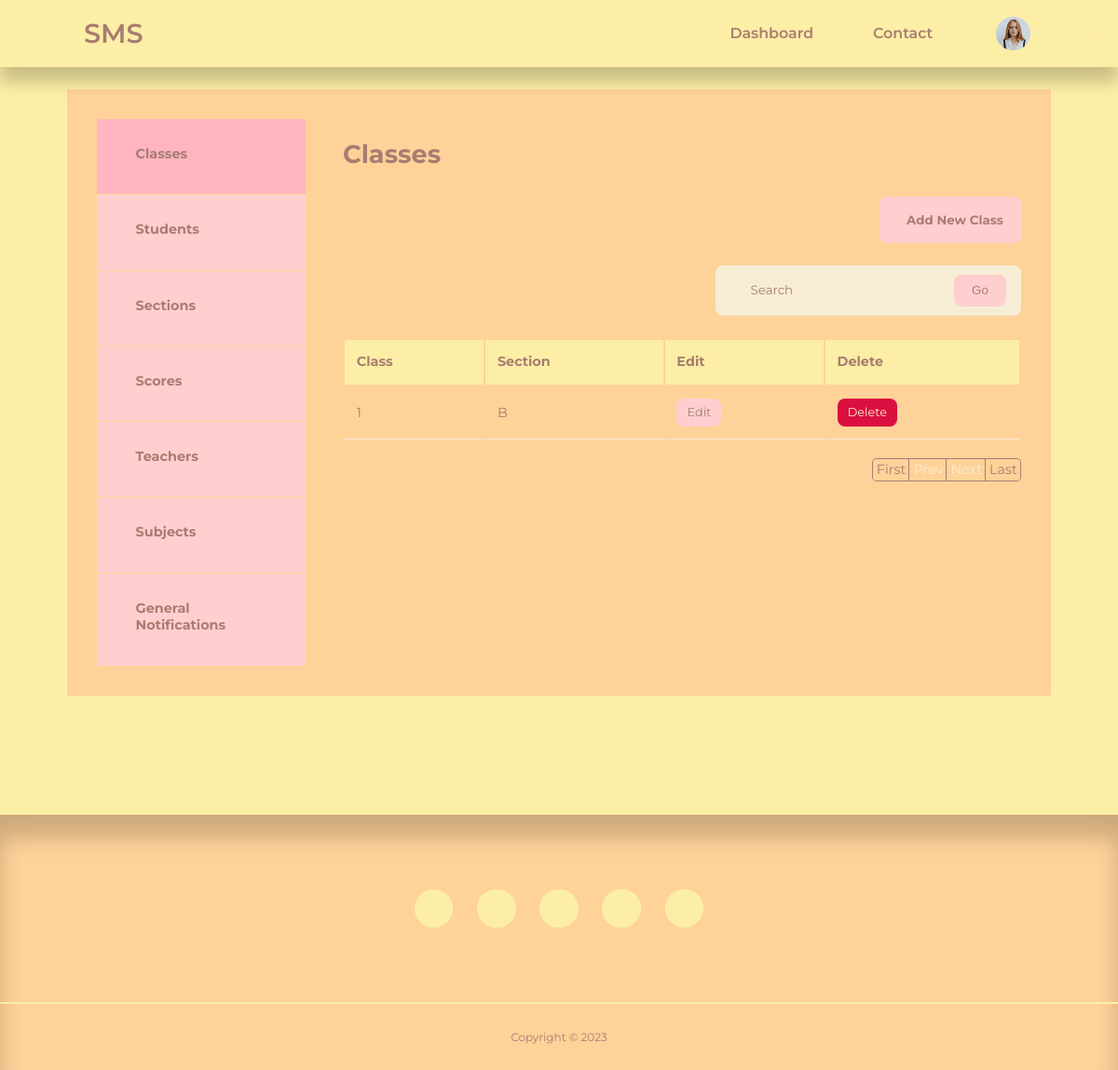
The app's page /admin/classes.php (signed in), older data.
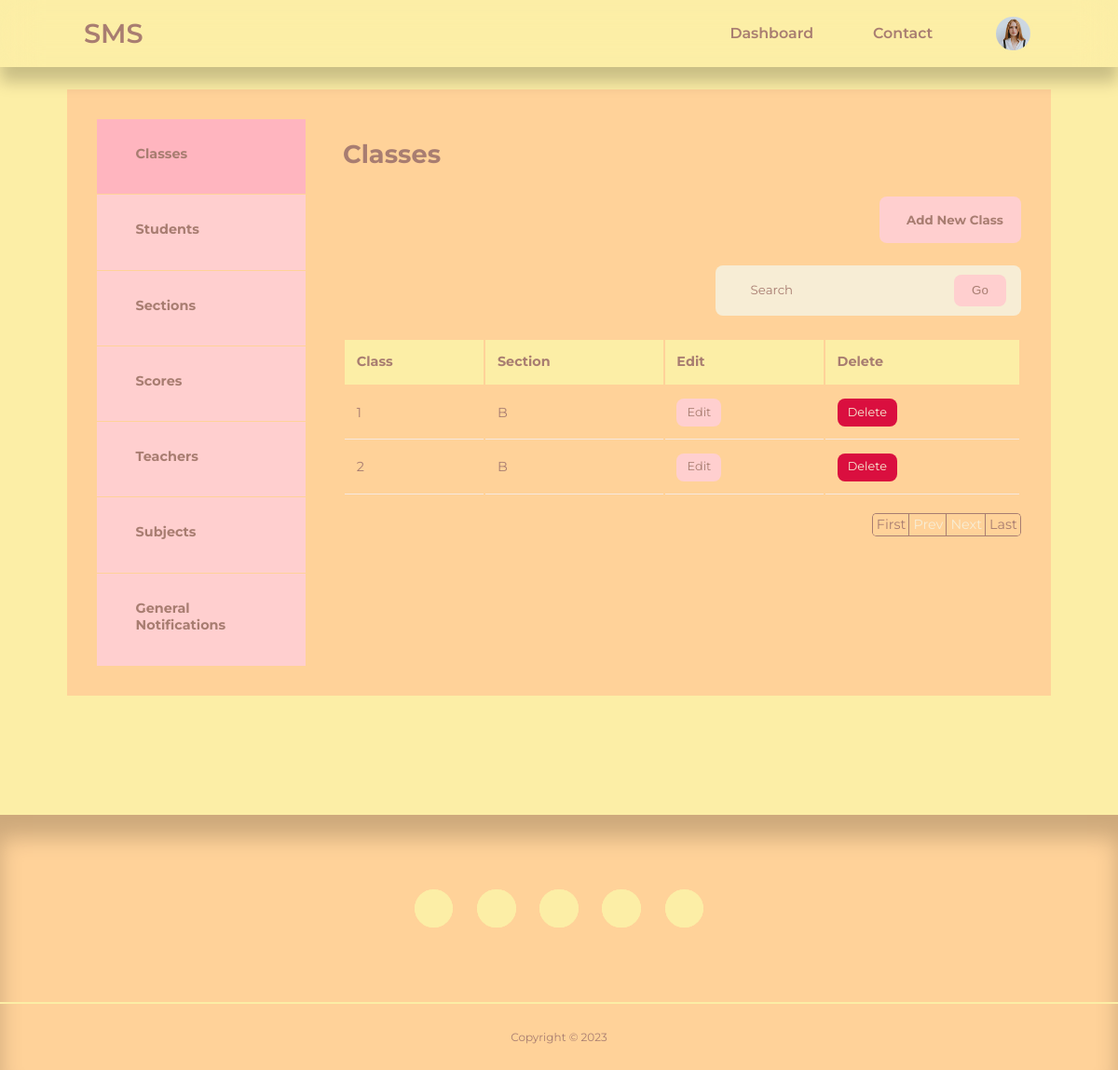
The same page, newer data.
### tables this page shows
CREATE TABLE `sms_classes` (
  `class_id` int(11) UNSIGNED NOT NULL,
  `class` varchar(50) NOT NULL,
  `section` varchar(50) NOT NULL,
  `thumbnail` varchar(255) NOT NULL
);

### admin/classes.php (the view, shortened to what this page needs)
<?php
include 'partials/header.php';
$sql = "SELECT class_id, class, section
FROM sms_classes
ORDER BY class_id";
$no_of_classes = mysqli_query($connection, $sql);
?>
<section class="dashboard">
    <div class="container dashboard__container">
        <aside>
            <ul>
				<li><a href="classes.php" class="active"><i class="uil uil-presentation-edit"></i>
                    <h5>Classes</h5>
                </a></li>
                <li><a href="students.php"><i class="uil uil-users-alt"></i>
                    <h5>Students</h5>
                </a></li>
                <li><a href="sections.php"><i class="uil uil-building"></i>
                    <h5>Sections</h5>
                </a></li>
                <li><a href="scores.php"><i class="uil uil-edit"></i>
                    <h5>Scores</h5>
                </a></li>
                <li><a href="teachers.php"><i class="uil uil-users-alt"></i>
                    <h5>Teachers</h5>
                </a></li>
                <li><a href="subjects.php"><i class="uil uil-edit"></i>
                    <h5>Subjects</h5>
                </a></li>
                <li><a href="general-notis.php"><i class="uil uil-edit"></i>
                    <h5>General Notifications</h5>
                </a></li>
            </ul>
        </aside>
        <main>
            <h2>Classes</h2>
            <div class="utilities-container">
                <p>
                    <?php if(isset($_SESSION['user_is_admin'])): ?>
                    <button type="submit" name="submit" class="btnLogin-popup"><i class="uil uil-presentation-plus"></i>Add New Class</button>
                    <?php endif ?>
                    <form class="search__bar-container" action="<?= ROOT_URL ?>admin/class-search-logic.php" method="GET">
                    <div class="search-bar">
                        <input type="search" name="class-search" placeholder="Search">
                    </div>
                    <button type="submit" name="submit" class="btn">Go</button>
                    </form>
                </p>
            </div>
            <?php if(mysqli_num_rows($no_of_classes) > 0) : ?>
            <table>
                <thead>
                    <tr>
                        <th>Class</th>
                        <th>Section</th>
                        <?php if(isset($_SESSION['user_is_admin'])): ?>
                        <th>Edit</th>
                        <th>Delete</th>
                        <?php endif ?>
                    </tr>
                </thead>
                <tbody>
                <?php
                if (isset($_GET['pageno'])) {
                    $pageno = $_GET['pageno'];
                } else {
                    $pageno = 1;
                }
                $no_of_records_per_page = 10;
                $offset = ($pageno-1) * $no_of_records_per_page;
                $total_pages_sql = "SELECT COUNT(*) FROM sms_classes";
                $result = mysqli_query($connection, $total_pages_sql);
                $total_rows = mysqli_fetch_array($result)[0];
                $total_pages = ceil($total_rows / $no_of_records_per_page);
                $query = "SELECT class_id, class, section FROM sms_classes
                ORDER BY class_id LIMIT $offset, $no_of_records_per_page";
                $classes = mysqli_query($connection, $query);
                ?>
                <?php while($class = mysqli_fetch_array($classes)) : ?>
                    <tr>
						<td><?= $class['class'] ?></td>
                        <td><?= $class['section'] ?></td>
                        <?php if(isset($_SESSION['user_is_admin'])): ?>
                        <td><a href="<?= ROOT_URL ?>admin/edit-class.php?id=<?= $class['class_id']?>" class="btn sm">Edit</a></td>
                        <td><a href="<?= ROOT_URL ?>admin/delete-class.php?id=<?= $class['class_id']?>" class="btn sm danger">Delete</a></td>
                        <?php endif ?>
                    </tr>
                    <?php endwhile ?>
                </tbody>
            </table>
            <?php else : ?>
                <div class="alert__message error search"><?= "No class found." ?></div>
            <?php endif ?>
            <ul class="pagination">
                <li><a href="?pageno=1">First</a></li>
                <li class="<?php if($pageno <= 1){ echo 'disabled'; } ?>">
                    <a href="<?php if($pageno <= 1){ echo '#'; } else { echo "?pageno=".($pageno - 1); } ?>">Prev</a>
                </li>
                <li class="<?php if($pageno >= $total_pages){ echo 'disabled'; } ?>">
                    <a href="<?php if($pageno >= $total_pages){ echo '#'; } else { echo "?pageno=".($pageno + 1); } ?>">Next</a>
                </li>
                <li><a href="?pageno=<?php echo $total_pages; ?>">Last</a></li>
            </ul>
        </main>
    </div>
</section>
<?php
include '../partials/footer.php';
?>

Row changes from the older to the newer data that the page shows:
added sms_classes: class "2", section "B"
